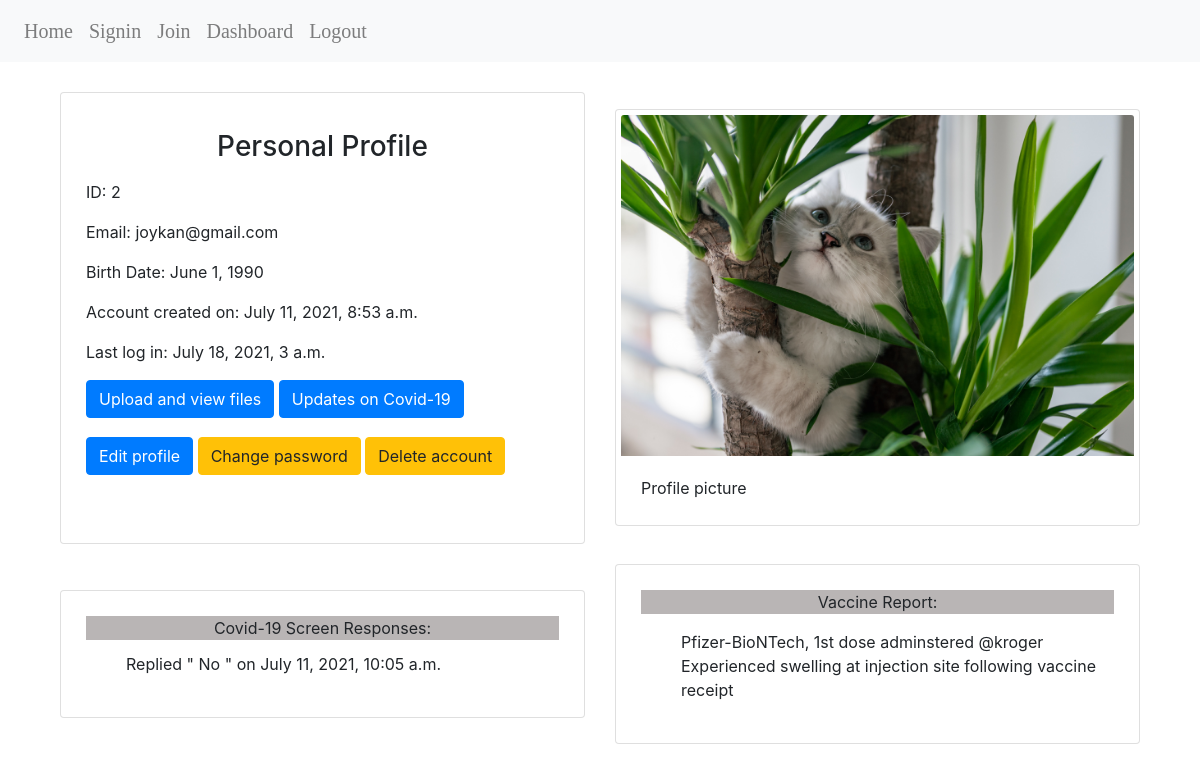
The app's page /profile/1 (signed in) with its own data.
### orgHaccounts/models.py (models this page shows, shortened)
class OrgHUser(AbstractBaseUser):
    email = models.EmailField(
        verbose_name='email address',
        max_length=255,
        unique=True,
    )
    cover = models.ImageField(
        upload_to='profile_images/',
        verbose_name='profile picture',
        null=True,
        blank=True,
        )
    date_of_birth = models.DateField(
        verbose_name='birth date',
    )
    is_active = models.BooleanField(default=True)
    staff = models.BooleanField(default=False)
    admin = models.BooleanField(default=False)
    created_at= models.DateTimeField(auto_now_add=True, null=True)
    last_login= models.DateTimeField(auto_now=True, null=True)
    objects = OrgHUserManager()
    USERNAME_FIELD = 'email'
    REQUIRED_FIELDS = ['date_of_birth']

class ScreenAnswer(models.Model):
    answer= models.CharField(max_length=25)
    user= models.ForeignKey(User, related_name="screenAnswers", on_delete=models.SET_NULL, null=True)
    created_at= models.DateTimeField(auto_now_add=True, null=True)
    updated_at= models.DateTimeField(auto_now=True, null=True)

class VaccineResponse(models.Model):
    vaccine_type= models.CharField(max_length=25)
    vaccine_dose= models.CharField(max_length=25)
    vaccine_location= models.CharField(max_length=25)
    vaccine_illness= models.TextField(max_length=1000)
    user= models.ForeignKey(User, related_name="vaccineResponses", on_delete=models.SET_NULL, null=True)
    created_at= models.DateTimeField(auto_now_add=True, null=True)
    updated_at= models.DateTimeField(auto_now=True, null=True)

### orgHaccounts/views.py (the view)
# urls.py: path('profile/<int:user_id>', views.profile),
def profile(request, user_id):
    user= request.user
    all_vaccineResponses= VaccineResponse.objects.filter(id=user_id)
    all_screenAnswers= ScreenAnswer.objects.filter(id=user_id)
    context={
        "history": "Personal Information",
        "health_condition": "Covid-19",
        "user": user,
        "all_vaccineResponses": all_vaccineResponses,
        "all_screenAnswers": all_screenAnswers,
    }
    return render(request, 'dashboard/profile.html', context)

### orgHaccounts/templates/dashboard/profile.html (shortened to what this page needs)
{% extends "base.html" %}
{% block content%}
<div class="container" id="wrapper">
    <div class="row">
        <div class="col align-self-center">
            <div class="card" style="width:100%;">
                <div class="card-body">
                    <p class= "card-title"><h3> Personal Profile </h3></p>
                    <p class="card-text"><span> ID: {{ user.id }} </span></p>
                    <p class="card-text"> Email: {{ user.email }}</p>
                    <p class="card-text"> Birth Date: {{ user.date_of_birth }} </p>
                    <p class="card-text"> <span> Account created on: {{ user.created_at }} </span></p>
                    <p class="card-text"> <span> Last log in: {{ user.last_login }} </span></p>
                    <p class="card-text">
                        <a href="/files/{{ user.id }}" class="btn btn-primary"> Upload and view files </a>
                        <a href="/feed" class="btn btn-primary"> Updates on {{ health_condition }} </a>
                    </p>
                    <p>
                        <a href="/edit/{{ user.id }}" class="btn btn-primary"> Edit profile </a>
                        <a href="/password_change" class="btn btn-warning"> Change password </a>
                        <a href="/delete_profile/{{ user.id }}" class="btn btn-warning"> Delete account </a>
                    </p><br>
                </div>
            </div>
        </div>
        <div class="col align-self-center">
            <div class="card" style="width: 100%;">
                {% if user.cover %}
                    {% load static %}
                {% endif %}
                {% if user.cover not in request.session %}
                    {% load static %}
                    <img class="card-img-top" src="{% static 'kitty.jpg' %}" alt="profile picture">
                {% endif %}
                <div class="card-body">
                    <p class="card-text"> Profile picture </p>
                </div>
            </div>
        </div>
    </div>
    <div class="row">
        <div class="col align-self-center">
            {% if user.screenAnswers %}
            <div class="card scrollable" style="width:100%;">
                <div class="card-body">
                    <p class="card-title"> Covid-19 Screen Responses: </p>
                    <ul>
                    {% for screenAnswer in all_screenAnswers %}
                        <li><span> Replied " {{ screenAnswer.answer }} " on {{ screenAnswer.created_at }}</span></li>
                    {% endfor %}
                    </ul>
                </div>
            </div>
            {% else %} <p class="card-title"> You have not screened for Covid-19 yet! </p>
            {%  endif %}
        </div>
        <div class="col align-self-center">
            {% if user.vaccineResponses %}
            <div class="card scrollable" style="width:100%;">
                <div class="card-body">
                    <p class="card-title"> Vaccine Report: </p>
                    <ul>
                    {% for vaccineResponse in all_vaccineResponses %}
                        <li><span>{{ vaccineResponse.vaccine_type }}, {{ vaccineResponse.vaccine_dose}} dose adminstered @{{ vaccineResponse.vaccine_location }}</span></li>
                        <li><span> Experienced {{ vaccineResponse.vaccine_illness }} following vaccine receipt</span></li>
                    {% endfor %}
                    </ul>
                </div>
            </div>
            {% else %} <p class="card-title"> No reports to show! </p>
            {% endif %}
        </div>
    </div>
</div>
{% endblock %}

### orgHaccounts/static/styles.css (style rules this page uses)
h1, h2, h3, a { text-align: center; }
.container { display: block; margin:auto; padding:20px; }
ul { list-style-type: none; }
.card { display:block; padding:5px; }
.row { padding: 10px; }
.card-body a, .card-title p, .card-text a, .card .btn { margin-bottom: 3px; text-align: center; align-content: center; }
.card-title { background-color : rgba(170, 165, 165, 0.815); text-align: center; }
p .btn { align-content: center; text-align: center; }

### records on screen
OrgHUser: id "2", email "joykan@gmail.com", date_of_birth "June 1, 1990", created_at "July 11, 2021, 8:53 a.m.", last_login "July 18, 2021, 3 a.m."
ScreenAnswer: answer "No", created_at "July 11, 2021, 10:05 a.m."
VaccineResponse: vaccine_type "Pfizer-BioNTech", vaccine_dose "1st", vaccine_location "kroger", vaccine_illness "swelling at injection site"

### other values on screen
{{ health_condition }} "Covid-19"
